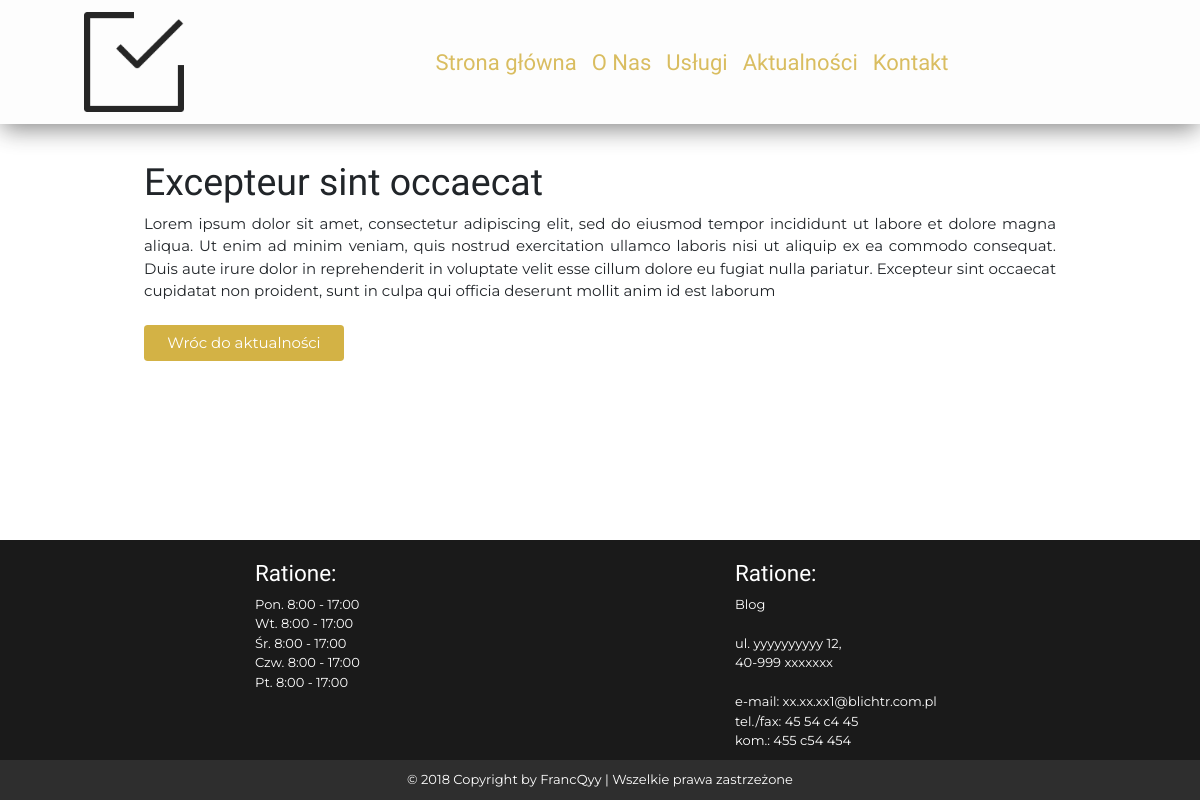
The page /aktualnosci/wpis/1/Excepteur-sint-occaecat on the database its author committed.
### pages/models.py (models this page shows, shortened)
class Wpis(models.Model):
  temat = models.CharField(max_length=250)
  tekst = models.TextField()
  slug = models.SlugField(max_length=100, unique_for_date='date_added')
  date_added = models.DateTimeField(auto_now_add=True)
  class Meta:
    verbose_name_plural = 'wpisy'

### pages/views.py (the view)
# urls.py: path('aktualnosci/wpis/<int:id>/<str:slug>', views.wpis, name='wpis'),
def wpis(request, id, slug):
  wpis = get_object_or_404(Wpis, id=id, slug=slug)
  context = {'wpis': wpis}
  return render(request, 'pages/content/wpis.html', context)

### pages/templates/pages/content/wpis.html
{% extends 'pages/base.html' %}
{% load static %}
{% load bootstrap4 %}
{% block header %}
<div id='bar-header'>
  <h1>  {{ wpis.temat }}    </h1>
</div>
{% endblock header %}
{% block content %}
<div id="bar-content">
  {{ wpis.tekst }}
  <br><br>
  <a href="{% url 'pages:aktualnosci' %}"><div class="btn" id="btn-gold">Wróc do aktualności</div></a>
</div>
{% endblock content %}

### pages/static/pages/style.css (style rules this page uses)
html, body { font-family: 'Montserrat'; font-size: 300; height: 100%; font-size: 15px; }
#btn-gold { width: 200px; background: rgb(211, 178, 69); color: white; }
h1 { font-family: 'Arapey'; }
#bar-header { padding-top: 160px; padding-left: 12%; }
#bar-content { padding-left: 12%; padding-right: 12%; }

### rows shown on the page
Wpis: temat "Excepteur sint occaecat", tekst "Lorem ipsum dolor sit amet, consectetur adipiscing elit, sed do eiusmod tempor incididunt ut labore et dolore magna aliqua. Ut enim ad minim veniam, quis nostrud exercitation ullamco laboris nisi ut aliquip ex ea commodo consequat. Duis aute irure dolor in reprehenderit in voluptate velit esse cillum dolore eu fugiat nulla pariatur. Excepteur sint occaecat cupidatat non proident, sunt in culpa qui officia deserunt mollit anim id est laborum"
